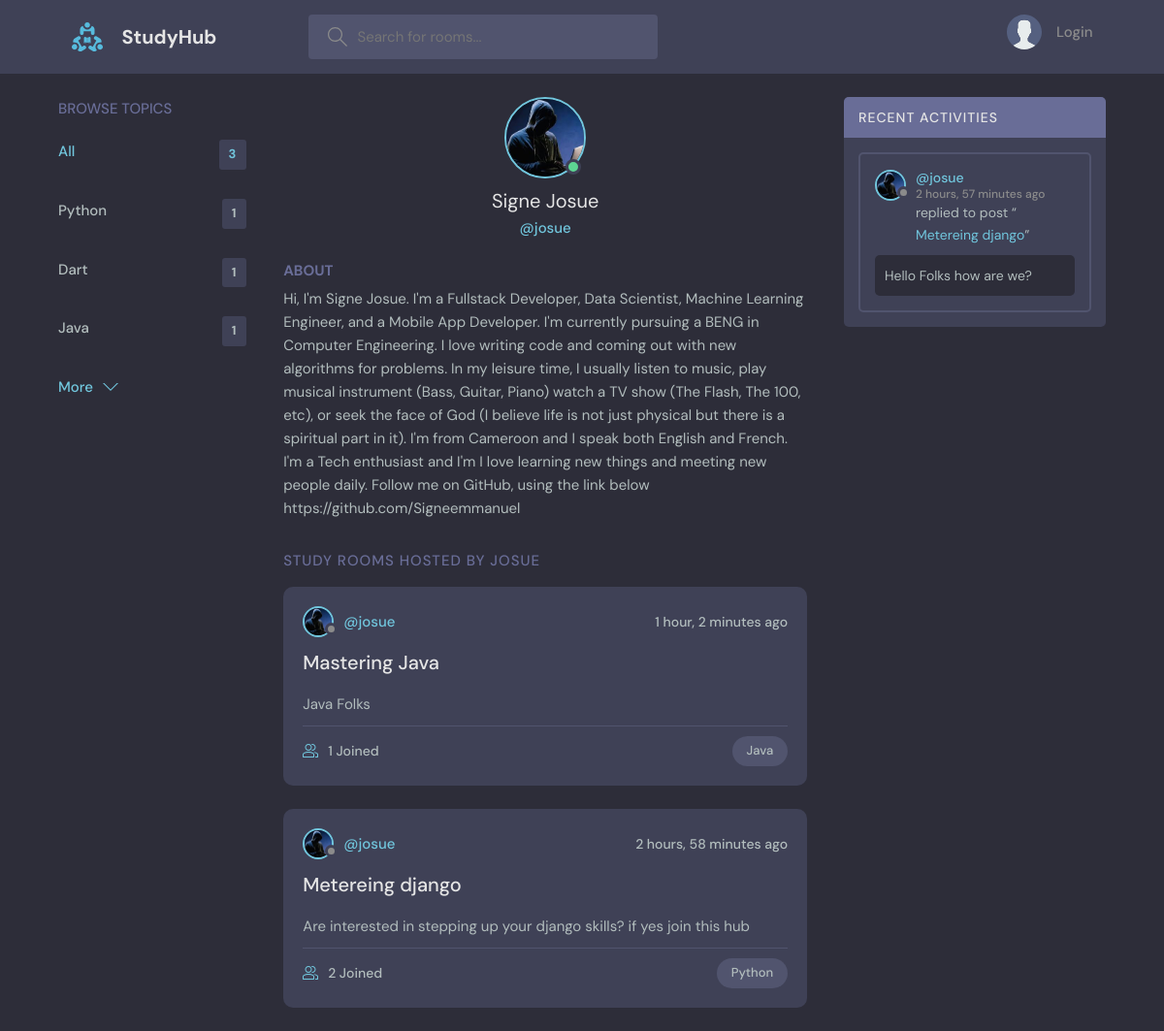
Page /profile/1/ on the committed database.
### base/models.py (models this page shows)
class Topic(models.Model):
    name = models.CharField(max_length=200)
    def __str__(self):
        return self.name

class User(AbstractUser):
    username = models.CharField(max_length=50, unique=True)
    email = models.EmailField(unique=True)
    bio = models.TextField(blank=True, null=True)
    avatar = models.ImageField(default='avatar.svg', null=True)
    USERNAME_FIELD = 'email'
    REQUIRED_FIELDS = ['username']
    def __str__(self):
        return self.username

class Room(models.Model):
    host = models.ForeignKey(User, on_delete=models.SET_NULL, null=True)
    topic = models.ForeignKey(Topic, on_delete=models.SET_NULL, null=True)
    name = models.CharField(max_length=200)
    description = models.TextField(null=True, blank=True)
    participants = models.ManyToManyField(User, related_name='participants')
    updated = models.DateTimeField(auto_now=True)
    created = models.DateTimeField(auto_now_add=True)
    class Meta:
        ordering = ["-updated", "-created"]
    def __str__(self):
        return self.name

class Message(models.Model):
    user = models.ForeignKey(User, on_delete=models.CASCADE)
    room = models.ForeignKey(Room, on_delete=models.CASCADE)
    body = models.TextField()
    updated = models.DateTimeField(auto_now=True)
    created = models.DateTimeField(auto_now_add=True)
    class Meta:
        ordering = ["-updated", "-created"]
    def __str__(self):
        if len(self.body) > 50:
            return  self.body[0:50] + '...'
        return self.body

### base/views.py (the view)
# urls.py: path('profile/<str:pk>/', userProfile, name="user-profile"),
def userProfile(request, pk):
    user = User.objects.get(id=pk)
    rooms = user.room_set.all()
    room_messages = user.message_set.all()
    topics = Topic.objects.all()[0:5]
    context = {
        "user": user,
        "rooms": rooms,
        "room_messages": room_messages,
        "topics": topics,
    }
    return render(request, 'base/pages/profile.html', context)

### base/templates/base/pages/profile.html (shortened to what this page needs)
{% extends 'main.html' %}
{% block content %}
<main class="profile-page layout layout--3">
    <div class="container">
      {% include 'base/components/topics_component.html' %}
      <div class="roomList">
        <div class="profile">
          <div class="profile__avatar">
            <div class="avatar avatar--large active">
              <img src="{{ user.avatar.url }}" />
            </div>
          </div>
          <div class="profile__info">
            <h3>
              {% if user.get_full_name %}
                {{ user.get_full_name }}
              {% else %}
                {{ user.username }}
              {% endif %}
            </h3>
            <p>@{{ user.username }}</p>
          </div>
          <div class="profile__about">
            <h3>About</h3>
            <p>
              {{ user.bio }}
            </p>
          </div>
        </div>
        <div class="roomList__header">
          <div>
            <h2>Study Rooms Hosted by  {{ user.username }} </a>
            </h2>
          </div>
        </div>
        {% include 'base/components/feed_component.html' %}
      </div>
      {% include 'base/components/activity_component.html'%}
    </div>
  </main>
{% endblock %}

### base/templates/base/components/topics_component.html
<div class="topics">
  <div class="topics__header">
    <h2>Browse Topics</h2>
  </div>
  <ul class="topics__list">
    <li>
      <a href="{% url 'home' %}" class="active">All <span>{{topics.count}}</span></a>
    </li>
    {% for topic in topics %}
    <li>
      <a href="{% url "home"%}?q={{topic.name}}">{{ topic.name }} <span>{{ topic.room_set.all.count }}</span></a>
    </li>
    {% endfor %}
  </ul>
  <a class="btn btn--link" href="{% url 'topics' %}">
    More
    <svg
      version="1.1"
      xmlns="http://www.w3.org/2000/svg"
      width="32"
      height="32"
      viewBox="0 0 32 32"
    >
      <title>chevron-down</title>
      <path d="M16 21l-13-13h-3l16 16 16-16h-3l-13 13z"></path>
    </svg>
  </a>
</div>

### base/templates/base/components/feed_component.html (shortened to what this page needs)
{% for room in rooms %}
<div class="roomListRoom">
    <div class="roomListRoom__header">
      <a href="{% url 'user-profile' room.host.id %}" class="roomListRoom__author">
        <div class="avatar avatar--small">
          <img src="{{ room.host.avatar.url }}" />
        </div>
        <span>@{{ room.host }}</span>
      </a>
      <div class="roomListRoom__actions">
        <span>{{ room.updated|timesince }} ago</span>
      </div>
    </div>
    <div class="roomListRoom__content">
      <a href="{% url 'room' room.id %}">{{ room.name }}</a>
      <p>
        {{ room.description }}
      </p>
    </div>
    <div class="roomListRoom__meta">
      <a href="{% url "room" room.id %}" class="roomListRoom__joined">
        {{ room.participants.all.count }} Joined
      </a>
      <p class="roomListRoom__topic">{{ room.topic }}</p>
    </div>
</div>
{% endfor %}

### base/templates/base/components/activity_component.html (shortened to what this page needs)
<div class="activities">
    <div class="activities__header">
      <h2>Recent Activities</h2>
    </div>
    {% for message in room_messages %}
    <div class="activities__box">
      <div class="activities__boxHeader roomListRoom__header">
        <a href="{% url "user-profile" message.user.id %}" class="roomListRoom__author">
          <div class="avatar avatar--small">
            <img src="{{ message.user.avatar.url }}" />
          </div>
          <p>
            @{{ message.user }}
            <span>{{ message.updated|timesince }} ago</span>
          </p>
        </a>
      </div>
      <div class="activities__boxContent">
        <p>replied to post “<a href="{% url 'room' message.room.id %}">{{ message.room }}</a>”</p>
        <div class="activities__boxRoomContent">
            {{ message }}
          </div>
      </div>
    </div>
    {% endfor %}
</div>

### rows in the picture
Topic: name "Python", room_set.all.count "1"
Topic: name "Dart", room_set.all.count "1"
Topic: name "Java", room_set.all.count "1"
User: avatar (picture), get_full_name "Signe Josue", username "josue", bio "Hi, I'm Signe Josue. I'm a Fullstack Developer, Data Scientist, Machine Learning Engineer, and a Mobile App Developer. I'm currently pursuing a BENG in Computer Engineering. I love writing code and coming out with new algorithms for problems. In my leisure time, I usually listen to music, play musical instrument (Bass, Guitar, Piano) watch a TV show (The Flash, The 100, etc), or seek the face of God (I believe life is not just physical but there is a spiritual part in it). I'm from Cameroon and I speak both English and French. I'm a Tech enthusiast and I'm I love learning new things and meeting new people daily. Follow me on GitHub, using the link below https://github.com/Signeemmanuel", username "JOSUE"
Room: host.avatar (picture), host "josue", updated "1 hour, 2 minutes", name "Mastering Java", description "Java Folks", participants.all.count "1", topic "Java"
Room: host.avatar (picture), host "josue", updated "2 hours, 58 minutes", name "Metereing django", description "Are interested in stepping up your django skills? if yes join this hub", participants.all.count "2", topic "Python"
Message: user.avatar (picture), user "josue", updated "2 hours, 57 minutes", room "Metereing django", body "Hello Folks how are we?"

### other values in the picture
{{ topics.count }} "3"
